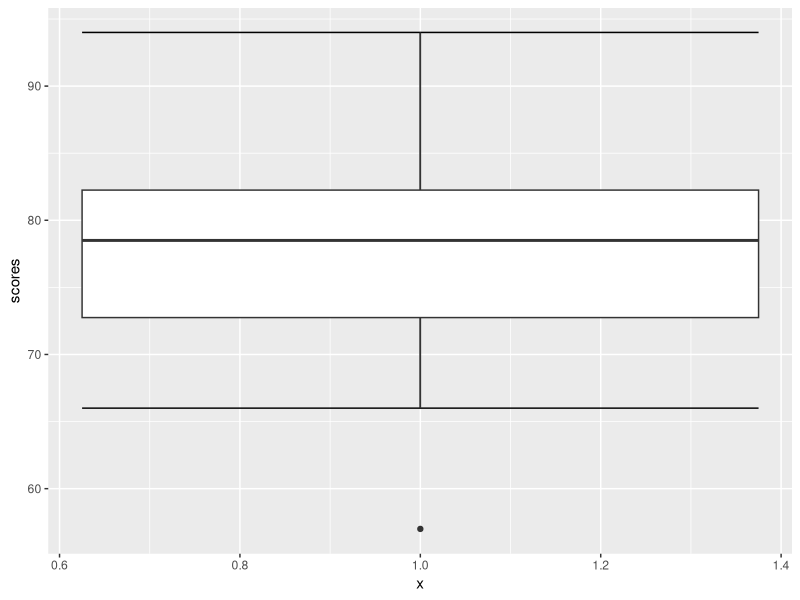

This figure's R source:
## ---- chunk 1
knitr::opts_chunk$set(echo = TRUE)
library(ggplot2)
## ---- chunk 2
scores <- c(57, 66, 69, 71, 72, 73, 74, 77, 78, 78, 79, 79, 81, 81, 82, 83, 83, 88, 89, 94)
quantile(scores)

ggplot() + stat_boxplot(aes(scores, x = 1),geom = "errorbar") + geom_boxplot(aes(scores, x = 1))
